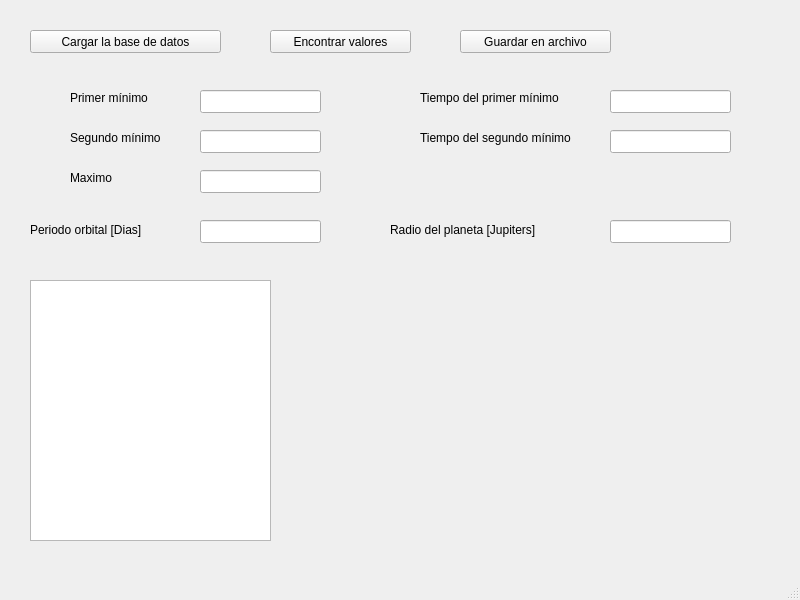
<?xml version="1.0" encoding="UTF-8"?>
<ui version="4.0">
 <class>exop</class>
 <widget class="QMainWindow" name="exop">
  <property name="geometry">
   <rect>
    <x>0</x>
    <y>0</y>
    <width>800</width>
    <height>600</height>
   </rect>
  </property>
  <property name="windowTitle">
   <string>exop</string>
  </property>
  <widget class="QWidget" name="centralwidget">
   <widget class="QPushButton" name="pushButton_encont_valores">
    <property name="geometry">
     <rect>
      <x>270</x>
      <y>30</y>
      <width>141</width>
      <height>23</height>
     </rect>
    </property>
    <property name="text">
     <string>Encontrar valores</string>
    </property>
   </widget>
   <widget class="QPushButton" name="pushButton_guardar_arch">
    <property name="geometry">
     <rect>
      <x>460</x>
      <y>30</y>
      <width>151</width>
      <height>23</height>
     </rect>
    </property>
    <property name="text">
     <string>Guardar en archivo</string>
    </property>
   </widget>
   <widget class="QPushButton" name="pushButton_cargar_db">
    <property name="geometry">
     <rect>
      <x>30</x>
      <y>30</y>
      <width>191</width>
      <height>23</height>
     </rect>
    </property>
    <property name="text">
     <string>Cargar la base de datos</string>
    </property>
   </widget>
   <widget class="QLineEdit" name="lineEdit_min1">
    <property name="geometry">
     <rect>
      <x>200</x>
      <y>90</y>
      <width>121</width>
      <height>23</height>
     </rect>
    </property>
   </widget>
   <widget class="QLabel" name="label_min1">
    <property name="geometry">
     <rect>
      <x>70</x>
      <y>90</y>
      <width>101</width>
      <height>16</height>
     </rect>
    </property>
    <property name="text">
     <string>Primer mínimo</string>
    </property>
   </widget>
   <widget class="QListWidget" name="listWidget_t_brillo">
    <property name="geometry">
     <rect>
      <x>30</x>
      <y>280</y>
      <width>241</width>
      <height>261</height>
     </rect>
    </property>
   </widget>
   <widget class="QLineEdit" name="lineEdit_min2">
    <property name="geometry">
     <rect>
      <x>200</x>
      <y>130</y>
      <width>121</width>
      <height>23</height>
     </rect>
    </property>
   </widget>
   <widget class="QLabel" name="label_min2">
    <property name="geometry">
     <rect>
      <x>70</x>
      <y>130</y>
      <width>101</width>
      <height>16</height>
     </rect>
    </property>
    <property name="text">
     <string>Segundo mínimo</string>
    </property>
   </widget>
   <widget class="QLineEdit" name="lineEdit_tmin2">
    <property name="geometry">
     <rect>
      <x>610</x>
      <y>130</y>
      <width>121</width>
      <height>23</height>
     </rect>
    </property>
   </widget>
   <widget class="QLineEdit" name="lineEdit_tmin1">
    <property name="geometry">
     <rect>
      <x>610</x>
      <y>90</y>
      <width>121</width>
      <height>23</height>
     </rect>
    </property>
   </widget>
   <widget class="QLineEdit" name="lineEdit_max">
    <property name="geometry">
     <rect>
      <x>200</x>
      <y>170</y>
      <width>121</width>
      <height>23</height>
     </rect>
    </property>
   </widget>
   <widget class="QLabel" name="label_max">
    <property name="geometry">
     <rect>
      <x>70</x>
      <y>170</y>
      <width>51</width>
      <height>16</height>
     </rect>
    </property>
    <property name="text">
     <string>Maximo</string>
    </property>
   </widget>
   <widget class="QLabel" name="label_periodo">
    <property name="geometry">
     <rect>
      <x>30</x>
      <y>220</y>
      <width>161</width>
      <height>20</height>
     </rect>
    </property>
    <property name="text">
     <string>Periodo orbital [Dias]</string>
    </property>
   </widget>
   <widget class="QLineEdit" name="lineEdit_periodo">
    <property name="geometry">
     <rect>
      <x>200</x>
      <y>220</y>
      <width>121</width>
      <height>23</height>
     </rect>
    </property>
   </widget>
   <widget class="QLineEdit" name="lineEdit_radp">
    <property name="geometry">
     <rect>
      <x>610</x>
      <y>220</y>
      <width>121</width>
      <height>23</height>
     </rect>
    </property>
   </widget>
   <widget class="QLabel" name="label_radio">
    <property name="geometry">
     <rect>
      <x>390</x>
      <y>220</y>
      <width>211</width>
      <height>20</height>
     </rect>
    </property>
    <property name="text">
     <string>Radio del planeta [Jupiters]</string>
    </property>
   </widget>
   <widget class="QCustomPlot" name="grafica_datos" native="true">
    <property name="geometry">
     <rect>
      <x>300</x>
      <y>280</y>
      <width>461</width>
      <height>261</height>
     </rect>
    </property>
   </widget>
   <widget class="QLabel" name="label_tmin1">
    <property name="geometry">
     <rect>
      <x>420</x>
      <y>90</y>
      <width>181</width>
      <height>16</height>
     </rect>
    </property>
    <property name="text">
     <string>Tiempo del primer mínimo</string>
    </property>
   </widget>
   <widget class="QLabel" name="label_tmin2">
    <property name="geometry">
     <rect>
      <x>420</x>
      <y>130</y>
      <width>181</width>
      <height>16</height>
     </rect>
    </property>
    <property name="text">
     <string>Tiempo del segundo mínimo</string>
    </property>
   </widget>
  </widget>
  <widget class="QMenuBar" name="menubar">
   <property name="geometry">
    <rect>
     <x>0</x>
     <y>0</y>
     <width>800</width>
     <height>20</height>
    </rect>
   </property>
  </widget>
  <widget class="QStatusBar" name="statusbar"/>
 </widget>
 <customwidgets>
  <customwidget>
   <class>QCustomPlot</class>
   <extends>QWidget</extends>
   <header>qcustomplot.h</header>
   <container>1</container>
  </customwidget>
 </customwidgets>
 <resources/>
 <connections/>
</ui>
